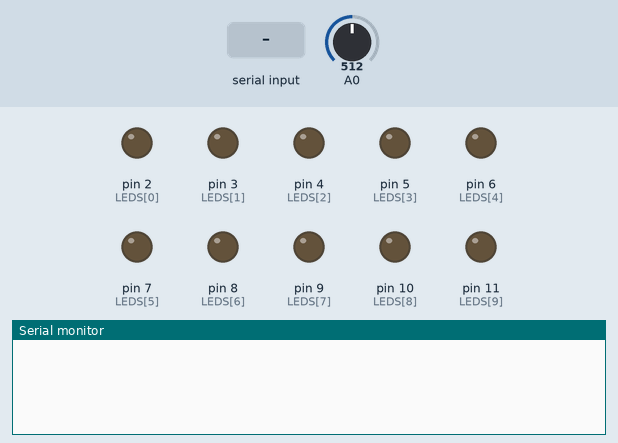
This sketch was run on a simulated Arduino Uno, built with avr-gcc and run on an emulated ATmega328P. Shown: output pins drawn as LEDs (lit = HIGH), the last lines printed to the serial monitor. The test bench sets the inputs (shaded band); at power-on: A0 = 512.

Above: at 1.2 s.
1.3 s: A0 set to 21
4.4 s: A0 set to 17
5.9 s: A0 set to 122
9.0 s: "90,45\n" received over Serial
At 10.23 s:
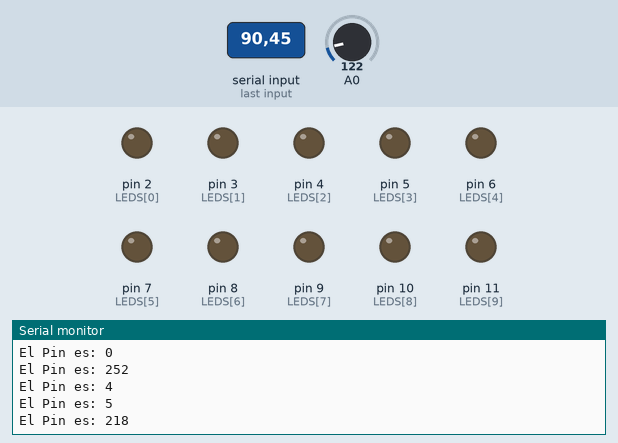
12.1 s: "30,150\n" received over Serial
At 13.17 s:
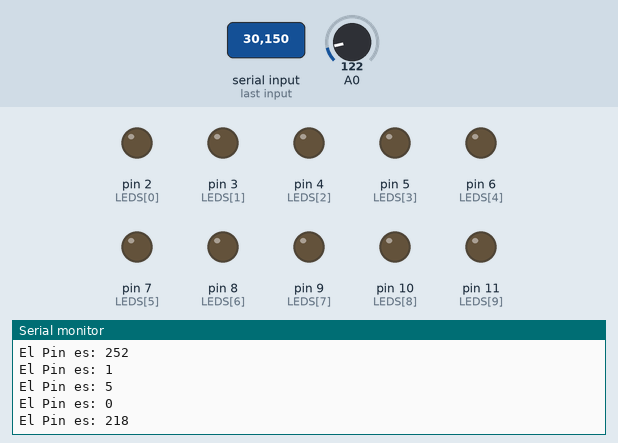
15.2 s: "5\n" received over Serial
At 15.74 s:
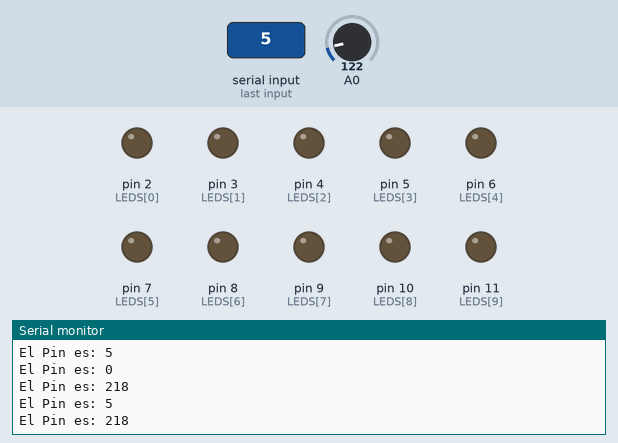
Timing chart, 0 to 18.2 s (numbered marks = the images above; inputs shaded):
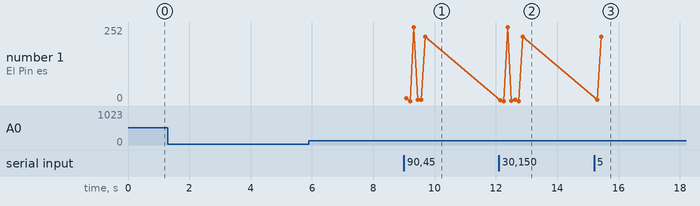

The sketch:

funcionEjercicio.ino
```cpp
void prendeUno(byte numPin);
const byte LEDS[10] = {2, 3, 4, 5, 6, 7, 8, 9, 10, 11};
byte caracter = 0;
bool entre = 0;
int active;

void setup()
{
    Serial.begin(9600);
    for (int i = 0; i < 10; i++)
    {
        pinMode(LEDS[i], OUTPUT);
    }
}
void loop()
{

    if (Serial.available()){
        caracter = Serial.read()-48;
        String mensaje = "El Pin es: "+ String(caracter);
        Serial.println(mensaje);
        entre=1;
    }
    prendeUno(caracter);
int sensorValue = analogRead(A0);
    digitalWrite(LEDS[active],LOW);
    delay(sensorValue);
   digitalWrite(LEDS[active],HIGH);
}
void prendeUno(byte numPin){
  if(entre){
    for(int i=0;i<10;i++){
      if(i==numPin&&active!=i){
        digitalWrite(LEDS[i],HIGH);
        active=i;
      }
      else{
         if(i==numPin&&active==i){
        digitalWrite(LEDS[i],LOW);
      }else{
        digitalWrite(LEDS[i],LOW);}

      }
    }
  }return;
}
```

Measured:
- after the input at 9.0 s, the serial monitor: prints a new line after 0.08 s (image 1)
- after the input at 12.1 s, the serial monitor: prints a new line at once (image 2)
